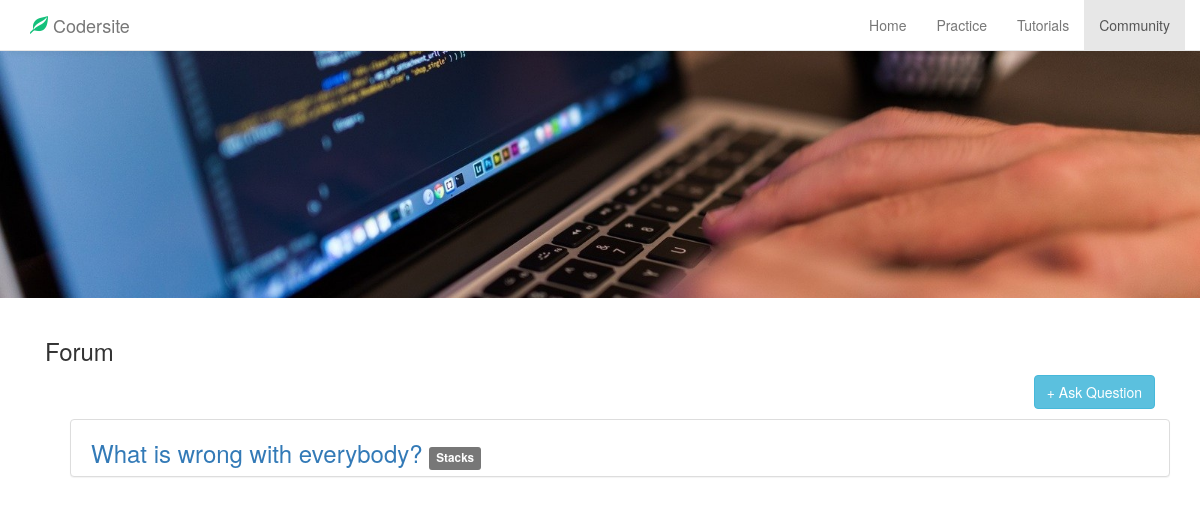
Before: /forum/ with the older database file.
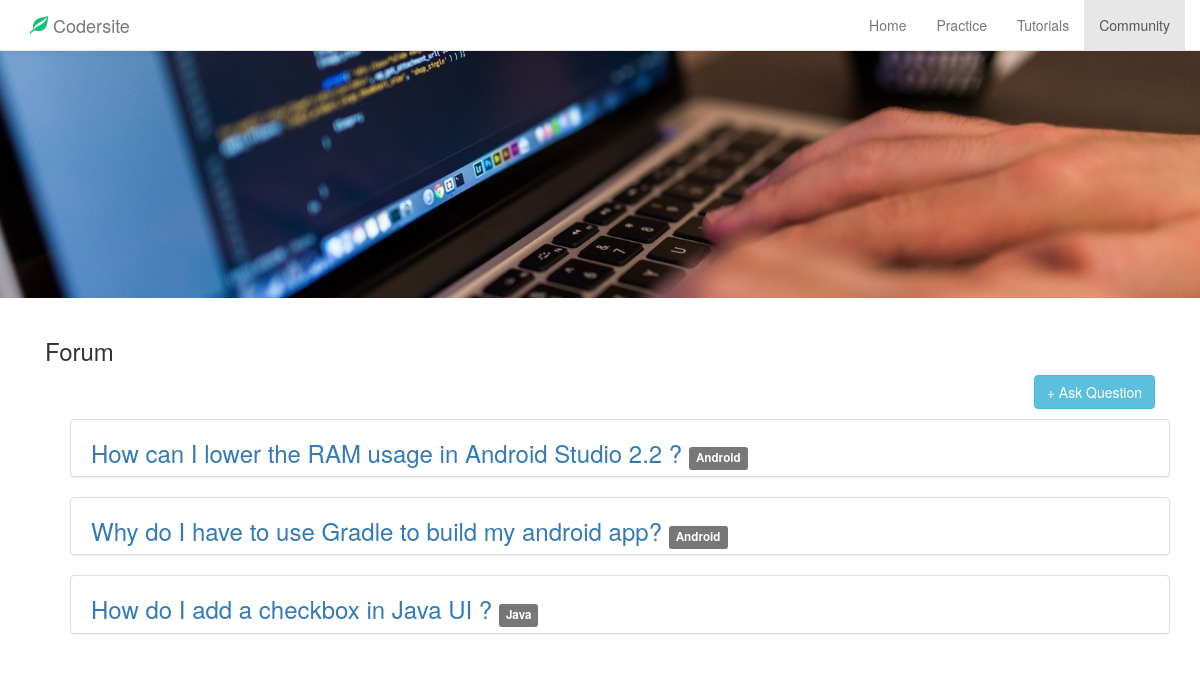
After: the same page with the newer database file.
### forum/models.py (models this page shows, shortened)
class Question(models.Model):
  question = models.TextField()
  userID = models.ForeignKey(User)
  date = models.DateTimeField('date published')
  ques_category = models.ForeignKey(Category, related_name='%(class)s_requests_created')

### practice/models.py (models this page shows, shortened)
class Category(models.Model):
  name = models.TextField(max_length=100)

### forum/views.py (the view, shortened to what this page needs)
class IndexView(generic.ListView) :
  template_name = 'forum/index.html'
  context_object_name = 'all_ques'
  def get_queryset(self) :
    return Question.objects.all()

### forum/templates/forum/index.html (shortened to what this page needs)
{% extends 'base2.html' %}
{% block head %}
{% load static %}
<link rel="stylesheet" type="text/css" href="{% static 'css/practice_home.css' %}">
{% endblock %}
{% block content %}
<img src="{% static 'articles/comp.jpg' %}" width="100%">
<div class="container">
    <br>
    <div class="container-fluid" style="padding-bottom:10px;">
        <h3>Forum</h3><a href="{% url 'forum:questionAdd'  %}">
        <button class="btn btn-info" style="float:right;">
            <span class="gylphicon glyphicon-plus"></span> Ask Question
        </button>
    </a>
    </div>
    {% if all_ques %}
    <ul class="no-bullets">
        {% for question in all_ques %}
        <li>
            <a href="{% url 'forum:detail' question.id %}">
                <div class="panel panel-default question-box">
                    <h3>{{ question.question }}
                        <small><span class="label label-default">{{ question.ques_category.name }}</span></small>
                    </h3>
                </div>
            </a>
        </li>
        {% endfor %}
    </ul>
    {% else %}
    <div class="alert alert-danger" role="alert">
        No articles found!
    </div>
    {% endif %}
</div>
{% endblock %}

Changed rows visible on the page:
removed Question: question "What is wrong with everybody?", ques_category.name "Stacks"
added Question: question "How can I lower the RAM usage in Android Studio 2.2 ?", ques_category.name "Android"
added Question: question "Why do I have to use Gradle to build my android app?", ques_category.name "Android"
added Question: question "How do I add a checkbox in Java UI ?", ques_category.name "Java"
